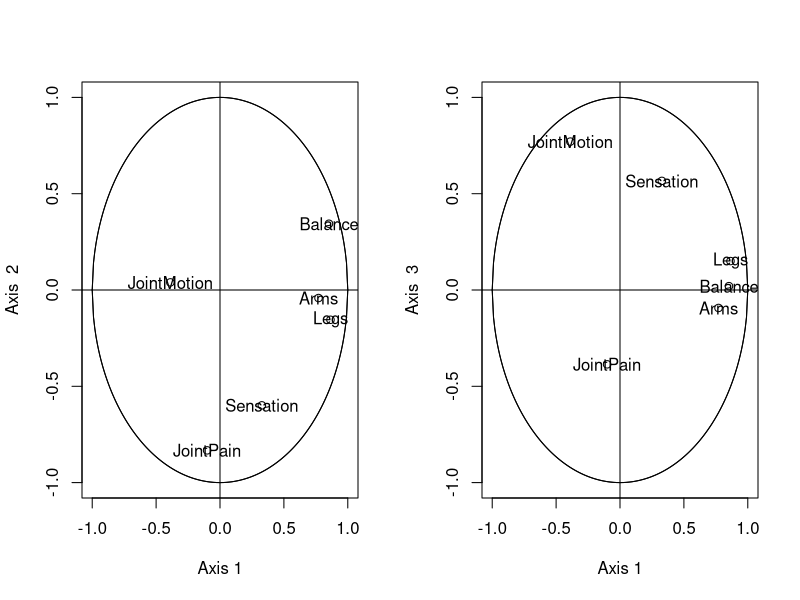

R code for this plot:
## ---- chunk 1
knitr::opts_chunk$set(echo = TRUE)
options(width = 200)
## ---- chunk 2
stroke = read.table("strokeass.txt", header=TRUE, row.names=1)
stroke = stroke[,-c(1,2,3,4,7,12,13,14)]
## ---- chunk 3
stroke.pca = prcomp(stroke, scale=TRUE)
## ---- chunk 4
summary(stroke.pca)
## ---- chunk 5
a <- (-100:100)/100
y <- sqrt(1-a^2)
P <- stroke.pca$rotation
lambda <- stroke.pca$sdev^2
for(i in 1:(dim(P)[2])) P[,i] <- P[,i] * sqrt(lambda[i])
## ---- chunk 6
par(mfcol=c(1,2))
for (j in 2:3) {
  plot(P[,1],P[,j], xlab="Axis 1", ylab = paste("Axis ", j), xlim=c(-1,1), ylim=c(-1,1))
  abline(h=0, v=0); lines(a, y); lines(a, -y)
  text(P[, 1], P[,j], names(stroke))
  lines(a, y)
  lines(a, -y)}
